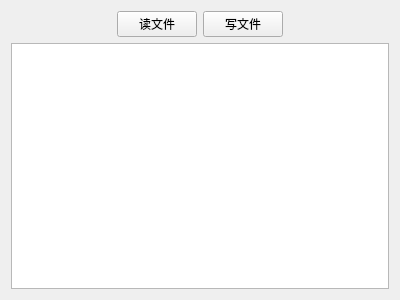
<?xml version="1.0" encoding="UTF-8"?>
<ui version="4.0">
 <class>Widget</class>
 <widget class="QWidget" name="Widget">
  <property name="geometry">
   <rect>
    <x>0</x>
    <y>0</y>
    <width>400</width>
    <height>300</height>
   </rect>
  </property>
  <property name="windowTitle">
   <string>Widget</string>
  </property>
  <layout class="QGridLayout" name="gridLayout">
   <item row="0" column="0">
    <spacer name="horizontalSpacer">
     <property name="orientation">
      <enum>Qt::Horizontal</enum>
     </property>
     <property name="sizeHint" stdset="0">
      <size>
       <width>104</width>
       <height>20</height>
      </size>
     </property>
    </spacer>
   </item>
   <item row="0" column="1">
    <widget class="QPushButton" name="pushButtonRead">
     <property name="text">
      <string>读文件</string>
     </property>
    </widget>
   </item>
   <item row="0" column="2">
    <widget class="QPushButton" name="pushButtonWrite">
     <property name="text">
      <string>写文件</string>
     </property>
    </widget>
   </item>
   <item row="0" column="3">
    <spacer name="horizontalSpacer_2">
     <property name="orientation">
      <enum>Qt::Horizontal</enum>
     </property>
     <property name="sizeHint" stdset="0">
      <size>
       <width>104</width>
       <height>20</height>
      </size>
     </property>
    </spacer>
   </item>
   <item row="1" column="0" colspan="4">
    <widget class="QTextEdit" name="textEdit"/>
   </item>
  </layout>
 </widget>
 <layoutdefault spacing="6" margin="11"/>
 <resources/>
 <connections/>
</ui>
